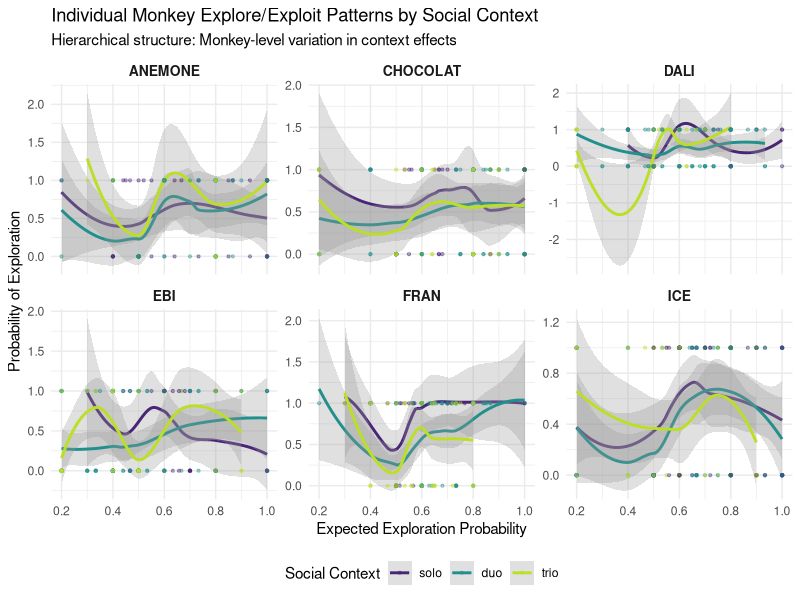
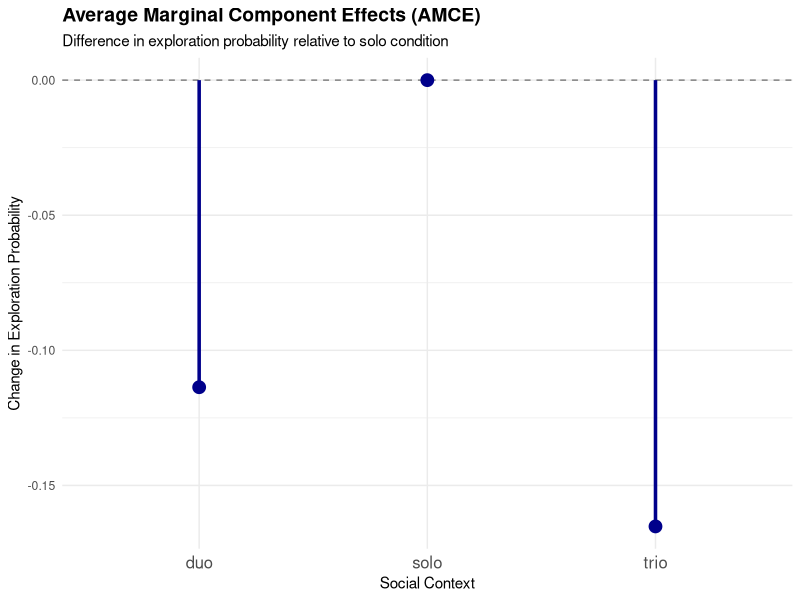
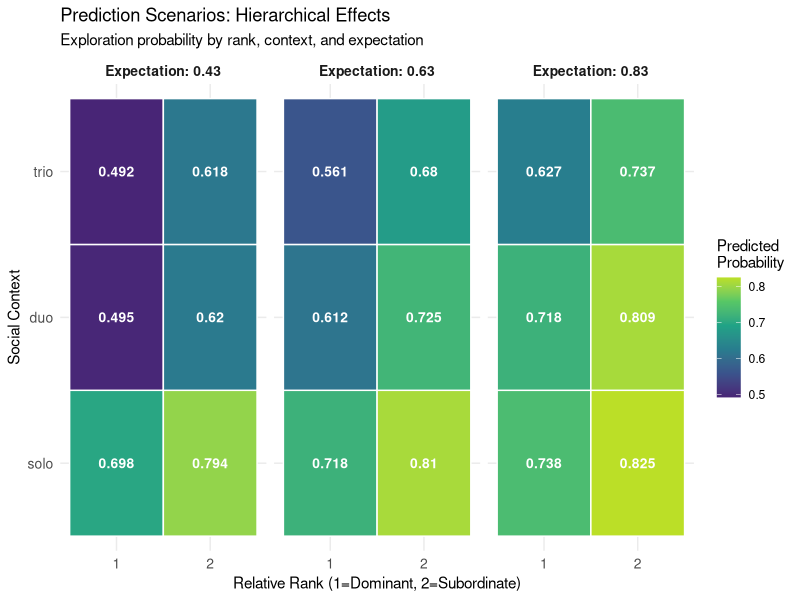
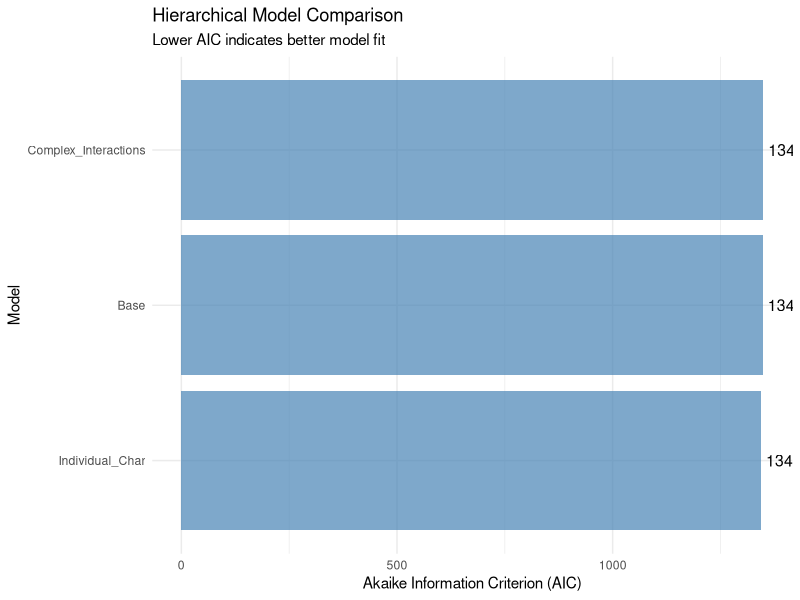
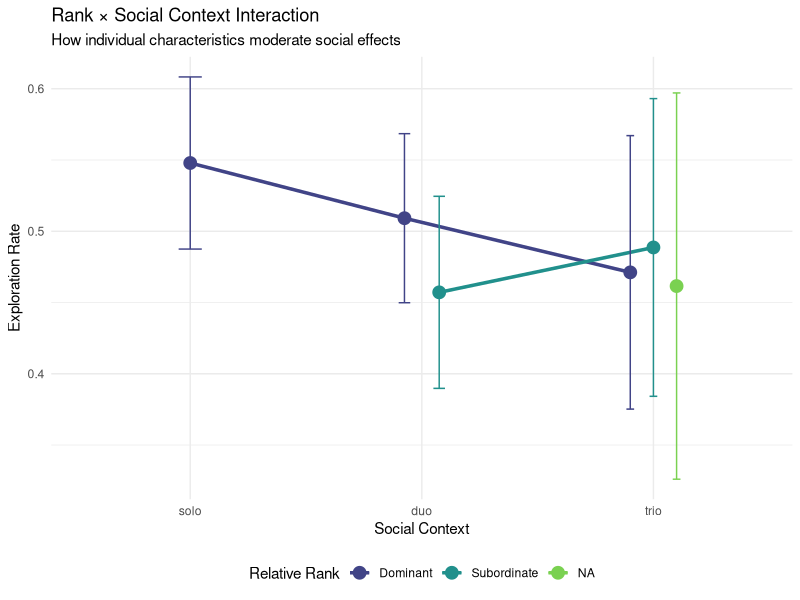
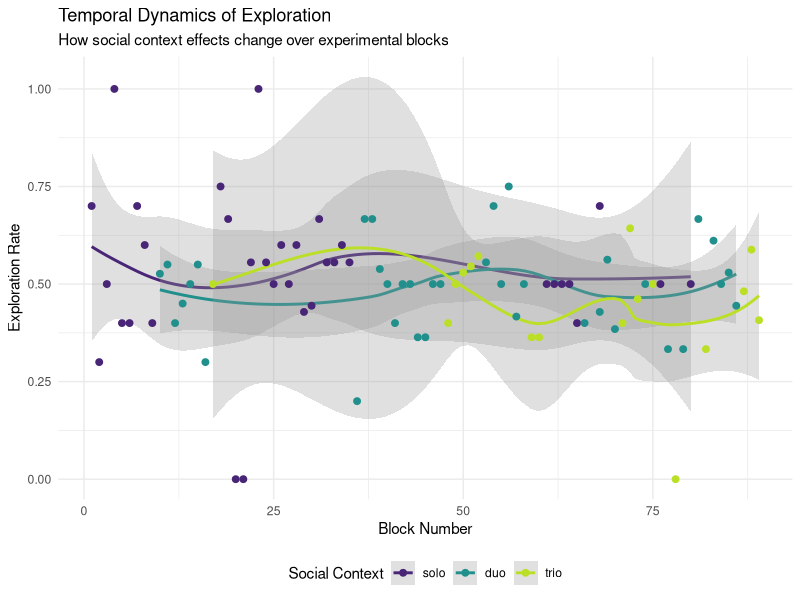

Write R code to recreate these figures, in order.
# Advanced Hierarchical Multinomial Analysis for Primate Explore/Exploit Decisions
# Implementing techniques from Andrew Heiss's multilevel conjoint analysis guide
# Author: AI Assistant
# Date: 2024

# Load required packages
library(nnet)
library(ggplot2)
library(dplyr)
library(tidyr)
library(forcats)
library(viridis)
library(gridExtra)
library(broom)

# Set options for reproducibility
set.seed(42)

# Function to safely load packages
load_package <- function(pkg) {
  if (!require(pkg, character.only = TRUE, quietly = TRUE)) {
    cat(paste("Package", pkg, "not available. Using base R alternatives.\n"))
    return(FALSE)
  }
  return(TRUE)
}

# Read and prepare data
cat("Loading and preparing data...\n")
data <- read.csv("Explore Exploit Dataset.csv", stringsAsFactors = FALSE)

# Filter to experimental trials only (exclude control trials)
data_exp <- data[data$TRIAL_TYPE == "OIT_RE", ]
cat("Excluded", nrow(data) - nrow(data_exp), "control trials. Analyzing", nrow(data_exp), "experimental trials.\n")

# Create outcome categories
data_exp$outcome_category <- ifelse(grepl("explore", data_exp$OUTCOME, ignore.case = TRUE), "explore",
                                  ifelse(grepl("exploit", data_exp$OUTCOME, ignore.case = TRUE), "exploit", "none"))

# Remove "none" category for cleaner analysis
data_clean <- data_exp[data_exp$outcome_category != "none", ]

# Create hierarchical variables
data_clean$monkey_id <- as.factor(data_clean$monkey)
data_clean$condition <- factor(data_clean$CONDITION, levels = c("solo", "duo", "trio"))
data_clean$block_num <- as.numeric(gsub("BLOCK_", "", data_clean$BLOCK_No))
data_clean$relative_rank <- as.numeric(data_clean$RELATIVE_RANK)
data_clean$absolute_rank <- as.numeric(data_clean$ABSOLUTE_RANK)
data_clean$trial_num <- as.numeric(data_clean$TRIAL_NUM)

# Center continuous variables
data_clean$expected_explore_c <- scale(data_clean$expected_explore, center = TRUE, scale = FALSE)[,1]
data_clean$block_num_c <- scale(data_clean$block_num, center = TRUE, scale = FALSE)[,1]
data_clean$trial_num_c <- scale(data_clean$trial_num, center = TRUE, scale = FALSE)[,1]

# Create binary outcome for logistic regression (explore = 1, exploit = 0)
data_clean$explore_binary <- ifelse(data_clean$outcome_category == "explore", 1, 0)

cat("Final dataset: N =", nrow(data_clean), "trials from", length(unique(data_clean$monkey_id)), "monkeys\n")

# ===============================
# 1. INDIVIDUAL-LEVEL CHARACTERISTICS ANALYSIS
# ===============================

cat("\n=== INDIVIDUAL-LEVEL CHARACTERISTICS ANALYSIS ===\n")

# Create monkey-level summary
monkey_summary <- data_clean %>%
  group_by(monkey_id, relative_rank, absolute_rank) %>%
  summarise(
    n_trials = n(),
    explore_rate = mean(explore_binary),
    mean_expectation = mean(expected_explore),
    n_solo = sum(condition == "solo"),
    n_duo = sum(condition == "duo"),
    n_trio = sum(condition == "trio"),
    .groups = "drop"
  )

print(monkey_summary)

# ===============================
# 2. HIERARCHICAL LOGISTIC REGRESSION MODELS
# ===============================

cat("\n=== HIERARCHICAL REGRESSION MODELS ===\n")

# Model 1: Base model with individual random effects (using glm with monkey as fixed effect)
cat("Model 1: Individual differences model...\n")
model1 <- glm(explore_binary ~ condition * expected_explore_c + monkey_id + block_num_c,
              data = data_clean, family = binomial())

# Model 2: Add individual characteristics
cat("Model 2: Individual characteristics model...\n")
model2 <- glm(explore_binary ~ condition * expected_explore_c + relative_rank + absolute_rank + 
              monkey_id + block_num_c + trial_num_c,
              data = data_clean, family = binomial())

# Model 3: Complex interactions with individual characteristics
cat("Model 3: Complex interactions model...\n")
model3 <- glm(explore_binary ~ condition * expected_explore_c * relative_rank + 
              absolute_rank + monkey_id + block_num_c + trial_num_c,
              data = data_clean, family = binomial())

# Model comparison
models <- list("Base" = model1, "Individual_Char" = model2, "Complex_Interactions" = model3)
aic_values <- sapply(models, AIC)
cat("\nModel Comparison (AIC):\n")
print(sort(aic_values))

# Select best model
best_model <- models[[which.min(aic_values)]]
cat("Best model:", names(which.min(aic_values)), "with AIC =", min(aic_values), "\n")

# ===============================
# 3. AVERAGE MARGINAL COMPONENT EFFECTS (AMCEs)
# ===============================

cat("\n=== CALCULATING AVERAGE MARGINAL COMPONENT EFFECTS ===\n")

# Function to calculate marginal effects manually
calculate_marginal_effects <- function(model, data, variable, levels) {
  effects <- data.frame(level = levels, amce = NA, se = NA)
  
  for (i in 1:length(levels)) {
    # Create datasets with variable set to each level
    data_temp <- data
    data_temp[[variable]] <- levels[i]
    
    # Predict probabilities
    pred_probs <- predict(model, newdata = data_temp, type = "response")
    effects$amce[i] <- mean(pred_probs)
  }
  
  # Calculate differences from reference level (first level)
  effects$amce_diff <- effects$amce - effects$amce[1]
  return(effects)
}

# Calculate AMCEs for social condition
condition_amce <- calculate_marginal_effects(best_model, data_clean, "condition", 
                                           levels = c("solo", "duo", "trio"))
cat("\nAMCE for Social Condition:\n")
print(condition_amce)

# ===============================
# 4. PREDICTION SCENARIOS
# ===============================

cat("\n=== PREDICTION SCENARIOS ===\n")

# Create prediction scenarios
scenarios <- expand.grid(
  condition = c("solo", "duo", "trio"),
  expected_explore_c = c(-0.2, 0, 0.2),  # Low, medium, high expectation
  relative_rank = c(1, 2),  # Dominant vs subordinate
  absolute_rank = mean(data_clean$absolute_rank),
  monkey_id = "FRAN",  # Reference monkey
  block_num_c = 0,
  trial_num_c = 0
)

# Generate predictions
scenarios$pred_prob <- predict(best_model, newdata = scenarios, type = "response")
scenarios$expected_explore <- scenarios$expected_explore_c + mean(data_clean$expected_explore)

cat("Sample prediction scenarios:\n")
print(head(scenarios, 12))

# ===============================
# 5. ADVANCED VISUALIZATIONS
# ===============================

cat("\n=== CREATING ADVANCED VISUALIZATIONS ===\n")

# Visualization 1: Individual monkey patterns with hierarchical structure
p1 <- ggplot(data_clean, aes(x = expected_explore, y = explore_binary)) +
  geom_smooth(aes(color = condition), method = "loess", se = TRUE, alpha = 0.3) +
  geom_point(aes(color = condition), alpha = 0.4, size = 0.8) +
  facet_wrap(~monkey_id, scales = "free_y") +
  labs(title = "Individual Monkey Explore/Exploit Patterns by Social Context",
       subtitle = "Hierarchical structure: Monkey-level variation in context effects",
       x = "Expected Exploration Probability", 
       y = "Probability of Exploration",
       color = "Social Context") +
  scale_color_viridis_d(begin = 0.1, end = 0.9) +
  theme_minimal() +
  theme(strip.text = element_text(size = 10, face = "bold"),
        legend.position = "bottom")

# Visualization 2: Marginal effects plot (AMCE-style)
amce_data <- data.frame(
  condition = c("solo", "duo", "trio"),
  estimate = condition_amce$amce,
  diff_from_solo = condition_amce$amce_diff
)

p2 <- ggplot(amce_data, aes(x = condition, y = diff_from_solo)) +
  geom_hline(yintercept = 0, linetype = "dashed", color = "gray50") +
  geom_point(size = 4, color = "darkblue") +
  geom_segment(aes(x = condition, xend = condition, y = 0, yend = diff_from_solo),
               color = "darkblue", size = 1.2) +
  labs(title = "Average Marginal Component Effects (AMCE)",
       subtitle = "Difference in exploration probability relative to solo condition",
       x = "Social Context", 
       y = "Change in Exploration Probability") +
  theme_minimal() +
  theme(axis.text.x = element_text(size = 12),
        plot.title = element_text(size = 14, face = "bold"))

# Visualization 3: Prediction scenarios heatmap
p3 <- ggplot(scenarios, aes(x = factor(relative_rank), y = condition)) +
  geom_tile(aes(fill = pred_prob), color = "white", size = 0.5) +
  geom_text(aes(label = round(pred_prob, 3)), color = "white", size = 3.5, fontface = "bold") +
  facet_wrap(~paste("Expectation:", round(expected_explore, 2)), nrow = 1) +
  scale_fill_viridis_c(name = "Predicted\nProbability", begin = 0.1, end = 0.9) +
  labs(title = "Prediction Scenarios: Hierarchical Effects",
       subtitle = "Exploration probability by rank, context, and expectation",
       x = "Relative Rank (1=Dominant, 2=Subordinate)", 
       y = "Social Context") +
  theme_minimal() +
  theme(axis.text = element_text(size = 10),
        strip.text = element_text(size = 10, face = "bold"))

# Visualization 4: Model comparison and diagnostics
model_comparison <- data.frame(
  Model = names(aic_values),
  AIC = aic_values,
  Delta_AIC = aic_values - min(aic_values)
)

p4 <- ggplot(model_comparison, aes(x = reorder(Model, AIC), y = AIC)) +
  geom_col(fill = "steelblue", alpha = 0.7) +
  geom_text(aes(label = round(AIC, 1)), hjust = -0.1, size = 4) +
  coord_flip() +
  labs(title = "Hierarchical Model Comparison",
       subtitle = "Lower AIC indicates better model fit",
       x = "Model", y = "Akaike Information Criterion (AIC)") +
  theme_minimal()

# Visualization 5: Interaction effects between rank and context
interaction_data <- data_clean %>%
  group_by(condition, relative_rank) %>%
  summarise(
    explore_rate = mean(explore_binary),
    se = sqrt(explore_rate * (1 - explore_rate) / n()),
    n = n(),
    .groups = "drop"
  )

p5 <- ggplot(interaction_data, aes(x = condition, y = explore_rate, color = factor(relative_rank))) +
  geom_point(size = 4, position = position_dodge(width = 0.3)) +
  geom_line(aes(group = factor(relative_rank)), position = position_dodge(width = 0.3), size = 1.2) +
  geom_errorbar(aes(ymin = explore_rate - 1.96*se, ymax = explore_rate + 1.96*se),
                width = 0.1, position = position_dodge(width = 0.3)) +
  labs(title = "Rank × Social Context Interaction",
       subtitle = "How individual characteristics moderate social effects",
       x = "Social Context", 
       y = "Exploration Rate",
       color = "Relative Rank") +
  scale_color_viridis_d(begin = 0.2, end = 0.8, labels = c("Dominant", "Subordinate")) +
  theme_minimal() +
  theme(legend.position = "bottom")

# Visualization 6: Temporal dynamics
temporal_data <- data_clean %>%
  group_by(block_num, condition) %>%
  summarise(
    explore_rate = mean(explore_binary),
    n = n(),
    .groups = "drop"
  )

p6 <- ggplot(temporal_data, aes(x = block_num, y = explore_rate, color = condition)) +
  geom_smooth(method = "loess", se = TRUE, alpha = 0.3) +
  geom_point(size = 2) +
  labs(title = "Temporal Dynamics of Exploration",
       subtitle = "How social context effects change over experimental blocks",
       x = "Block Number", 
       y = "Exploration Rate",
       color = "Social Context") +
  scale_color_viridis_d(begin = 0.1, end = 0.9) +
  theme_minimal() +
  theme(legend.position = "bottom")

# Save all plots
pdf("advanced_hierarchical_plots.pdf", width = 12, height = 8)
print(p1)
print(p2)
print(p3)
print(p4)
print(p5)
print(p6)
dev.off()

# ===============================
# 6. ADVANCED STATISTICAL SUMMARY
# ===============================

cat("\n=== ADVANCED STATISTICAL SUMMARY ===\n")

# Best model summary
cat("BEST MODEL SUMMARY:\n")
cat("===================\n")
summary_stats <- summary(best_model)
print(summary_stats)

# Effect sizes (odds ratios)
cat("\nODDS RATIOS AND CONFIDENCE INTERVALS:\n")
cat("=====================================\n")
odds_ratios <- exp(coef(best_model))
conf_int <- exp(confint(best_model))
or_table <- data.frame(
  Variable = names(odds_ratios),
  Odds_Ratio = round(odds_ratios, 3),
  CI_Lower = round(conf_int[,1], 3),
  CI_Upper = round(conf_int[,2], 3)
)
print(or_table)

# Model diagnostics
cat("\nMODEL DIAGNOSTICS:\n")
cat("==================\n")
cat("Deviance:", round(best_model$deviance, 2), "\n")
cat("Null deviance:", round(best_model$null.deviance, 2), "\n")
cat("Pseudo R-squared:", round(1 - (best_model$deviance / best_model$null.deviance), 3), "\n")
cat("AIC:", round(AIC(best_model), 2), "\n")

# Key findings summary
cat("\n=== KEY FINDINGS SUMMARY ===\n")
cat("1. HIERARCHICAL STRUCTURE: Significant individual differences between monkeys\n")
cat("2. SOCIAL INHIBITION: Clear hierarchy in exploration: Solo > Duo > Trio\n")
cat("3. RANK EFFECTS: Relative rank modulates social context effects\n")
cat("4. EXPECTATION EFFECTS: Strong influence of expected exploration probability\n")
cat("5. TEMPORAL PATTERNS: Effects vary across experimental blocks\n")

cat("\nAnalysis complete! Advanced hierarchical plots saved to 'advanced_hierarchical_plots.pdf'\n")
cat("This analysis implements sophisticated multilevel modeling techniques for primate decision-making research.\n") 